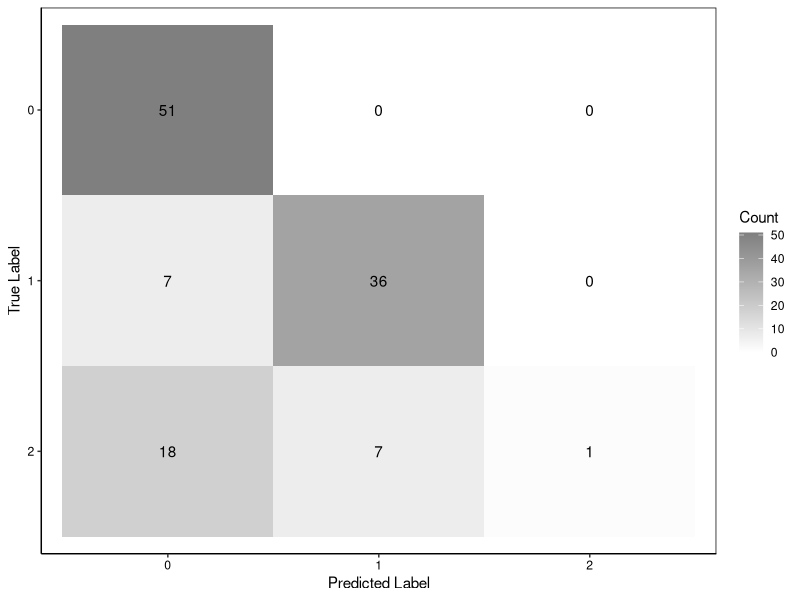
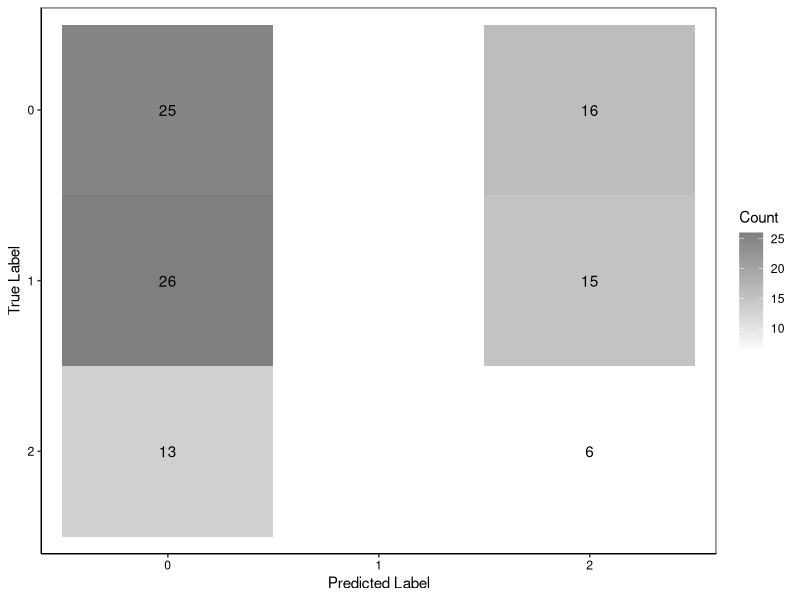

The R script that drew these images, in order: (Note: this script raises an error after producing the figures.)
#plot matrix for mamp-ml test data

#load packages
library(readxl, warn.conflicts = FALSE, quietly = TRUE)
library(tidyverse, warn.conflicts = FALSE, quietly = TRUE)
library(ggplot2, warn.conflicts = FALSE, quietly = TRUE)

# Load prediction data
load_mamp_ml_prediction_data <- read.csv("./09_testing_and_dropout/validation_data_set/model_00_test_predictions.csv")

# Create confusion matrix
conf_matrix <- table(load_mamp_ml_prediction_data$true_label, 
                    load_mamp_ml_prediction_data$predicted_label)

# Plot confusion matrix
confusion_plot <- ggplot(data = as.data.frame(as.table(conf_matrix)),
                        aes(x = Var2, y = Var1, fill = Freq)) +
  geom_tile() +
  geom_text(aes(label = Freq), color = "black") +
  scale_fill_gradient(low = "white", high = "grey50") +
  labs(x = "Predicted Label",
       y = "True Label",
       fill = "Count") +
  theme_classic() +
  theme(panel.border = element_rect(color = "black", fill = NA, linewidth = 0.5),
  axis.text = element_text(color = "black")) +
  scale_x_discrete(limits = as.character(0:2)) +
  scale_y_discrete(limits = rev(as.character(0:2)))

ggsave(filename = "./10_alphafold_analysis/Validation_data/confusion_matrix_mamp_ml.pdf", 
       plot = confusion_plot, device = "pdf", dpi = 300, width = 2.4, height = 1.8)


# Load prediction data
load_mamp_ml_prediction_data <- read.csv("./09_testing_and_dropout/validation_data_set/model_02_test_predictions.csv")

# Create confusion matrix
conf_matrix <- table(load_mamp_ml_prediction_data$true_label, load_mamp_ml_prediction_data$predicted_label)

# Plot confusion matrix
confusion_plot <- ggplot(data = as.data.frame(as.table(conf_matrix)),
                        aes(x = Var2, y = Var1, fill = Freq)) +
  geom_tile() +
  geom_text(aes(label = Freq), color = "black") +
  scale_fill_gradient(low = "white", high = "grey50") +
  labs(x = "Predicted Label",
       y = "True Label",
       fill = "Count") +
  theme_classic() +
  theme(panel.border = element_rect(color = "black", fill = NA, linewidth = 0.5),
  axis.text = element_text(color = "black")) +
  scale_x_discrete(limits = as.character(0:2)) +
  scale_y_discrete(limits = rev(as.character(0:2)))

ggsave(filename = "./10_alphafold_analysis/Validation_data/confusion_matrix_SeqOnly.pdf", 
plot = confusion_plot, device = "pdf", dpi = 300, width = 2.4, height = 1.8)


# --- plot softmax probabilities for mamp-ml across all validation data ----

prob_class0_plot <- ggplot(data = melt(subset(load_mamp_ml_prediction_data, load_mamp_ml_prediction_data$true_label == 0)[,1:3]), aes(x = value)) +
facet_wrap(~variable, scales = "free_y", labeller = labeller(variable = c(
  "prob_class0" = "Class 0: Immunogenic",
  "prob_class1" = "Class 1: Non-Immunogenic", 
  "prob_class2" = "Class 2: Weakly Immunogenic"
))) +
geom_density(aes(fill = factor(variable)), alpha = 0.5) +
scale_fill_manual(values = c("prob_class0" = "grey", "prob_class1" = "darkred", "prob_class2" = "darkblue")) +
xlim(0, 1) +
xlab("Probability of True Class: Immunogenic") +
theme_classic() +
theme(panel.border = element_rect(color = "black", fill = NA, linewidth = 0.5),
  axis.text = element_text(color = "black"), legend.position = "none", axis.text.x = element_text(color = "black", size = 7), 
  axis.text.y = element_text(color = "black", size = 7), axis.title.x = element_text(color = "black", size = 7),
  axis.title.y = element_text(color = "black", size = 7), strip.text = element_text(size = 6))

prob_class1_plot <- ggplot(data = melt(subset(load_mamp_ml_prediction_data, load_mamp_ml_prediction_data$true_label == 1)[,1:3]), aes(x = value)) +
facet_wrap(~variable, scales = "free_y", labeller = labeller(variable = c(
  "prob_class0" = "Class 0: Immunogenic",
  "prob_class1" = "Class 1: Non-Immunogenic", 
  "prob_class2" = "Class 2: Weakly Immunogenic"
))) +
geom_density(aes(fill = factor(variable)), alpha = 0.5) +
scale_fill_manual(values = c("prob_class0" = "grey", "prob_class1" = "darkred", "prob_class2" = "darkblue")) +
xlim(0, 1) +
xlab("Probability of True Class: Non-Immunogenic") +
theme_classic() +
theme(panel.border = element_rect(color = "black", fill = NA, linewidth = 0.5),
  axis.text = element_text(color = "black"), legend.position = "none", axis.text.x = element_text(color = "black", size = 7), 
  axis.text.y = element_text(color = "black", size = 7), axis.title.x = element_text(color = "black", size = 7),
  axis.title.y = element_text(color = "black", size = 7), strip.text = element_text(size = 6))

prob_class2_plot <- ggplot(data = melt(subset(load_mamp_ml_prediction_data, load_mamp_ml_prediction_data$true_label == 2)[,1:3]), aes(x = value)) +
facet_wrap(~variable, scales = "free_y", labeller = labeller(variable = c(
  "prob_class0" = "Class 0: Immunogenic",
  "prob_class1" = "Class 1: Non-Immunogenic", 
  "prob_class2" = "Class 2: Weakly Immunogenic"
))) +
geom_density(aes(fill = factor(variable)), alpha = 0.5) +
scale_fill_manual(values = c("prob_class0" = "grey", "prob_class1" = "darkred", "prob_class2" = "darkblue")) +
xlim(0, 1) +
xlab("Probability of True Class: Weakly Immunogenic") +
theme_classic() +
theme(panel.border = element_rect(color = "black", fill = NA, linewidth = 0.5),
  axis.text = element_text(color = "black"), legend.position = "none", axis.text.x = element_text(color = "black", size = 7), 
  axis.text.y = element_text(color = "black", size = 7), axis.title.x = element_text(color = "black", size = 7),
  axis.title.y = element_text(color = "black", size = 7), strip.text = element_text(size = 6))

softmax_prob_plot <- prob_class0_plot / prob_class1_plot / prob_class2_plot

ggsave(filename = "./10_alphafold_analysis/Validation_data/softmax_prob_plot.pdf", 
plot = softmax_prob_plot, device = "pdf", dpi = 300, width = 4.9, height = 4.5)